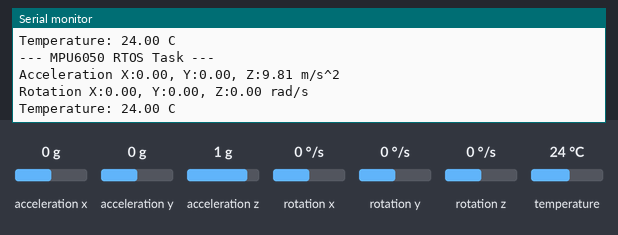
The sketch below on a simulated ESP32-S2. Shown: the last lines printed to the serial monitor. Inputs (shaded band) come from the test bench; at power-on: acceleration x 0 g, acceleration y 0 g, acceleration z 1 g, rotation x 0 °/s, rotation y 0 °/s, rotation z 0 °/s, temperature 24 °C.

Above: at 1.3 s.
1.4 s: acceleration x set to -1.4 g
At 1.9 s:
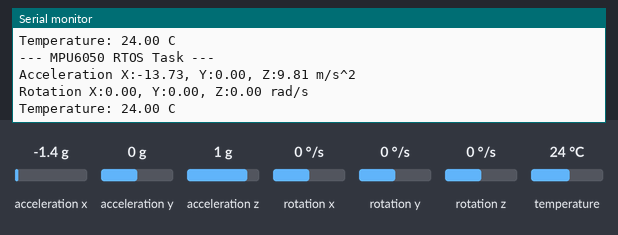
2.9 s: acceleration y set to -1.4 g
At 3.5 s:
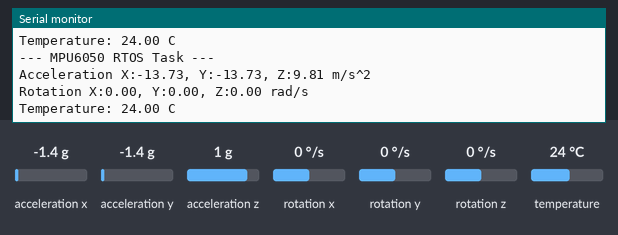
4.4 s: acceleration z set to -1.4 g
At 5.0 s:
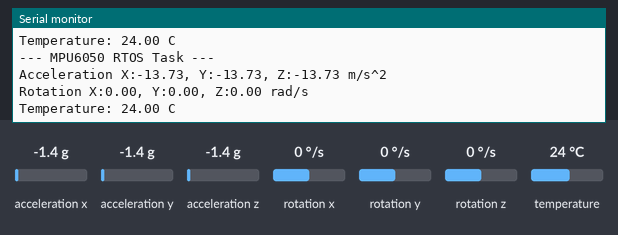
5.9 s: rotation x set to -192 °/s
At 6.5 s:
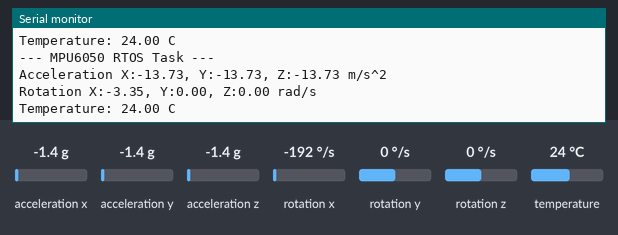
7.4 s: rotation y set to -192 °/s
At 8.0 s:
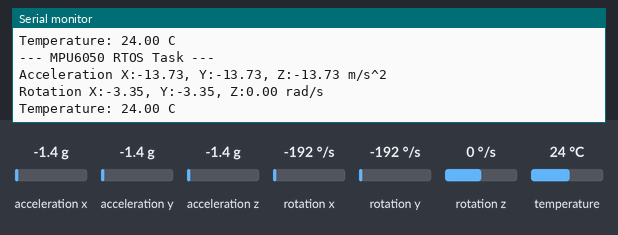

Measured:
- after the input at 1.4 s, the serial monitor: prints a new line after 0.13 s (image 1)
- after the input at 2.9 s, the serial monitor: prints a new line after 0.15 s (image 2)
- after the input at 4.4 s, the serial monitor: prints a new line after 0.17 s (image 3)
- after the input at 5.9 s, the serial monitor: prints a new line after 0.20 s (image 4)
- after the input at 7.4 s, the serial monitor: prints a new line after 0.23 s (image 5)

The sketch:

3_MPU6050_RTOS.ino
```cpp
/*
 * Project: MPU6050 Sensor Demo v1.0 in RTOS Multitasking
 * Hardware: ESP32-SS (Cucumber RS) with BMP280, SHT4x, MPU6050, NeoPixel
 * Remember, please select an "ESP32S2 Dev Module" in Arduino IDE before uploading your code.
 * 2102541 IOT Fundamentals, Electrical Engineering, Chulalongkorn University
 * Rewrite code by Dr.Natthakorn Kasamsumran (NKR) February 3, 2026
 */

#include <Wire.h>
#include <Adafruit_MPU6050.h>
#include <Adafruit_Sensor.h>

// --- Configuration ---
#define SDA_PIN 41
#define SCL_PIN 40

Adafruit_MPU6050 mpu;

// Mutex handles for shared resources
SemaphoreHandle_t I2C_Mutex;
SemaphoreHandle_t Serial_Mutex;

void TaskReadMPU6050(void *pvParameters);

void setup() {
  Serial.begin(115200);
  Wire.begin(SDA_PIN, SCL_PIN);

  // Create Mutexes
  I2C_Mutex = xSemaphoreCreateMutex();
  Serial_Mutex = xSemaphoreCreateMutex();

  // Initialize MPU6050 (Safe to do in setup before tasks start)
  if (!mpu.begin()) {
    Serial.println("Failed to find MPU6050 chip");
    while (1) delay(10);
  }

  mpu.setAccelerometerRange(MPU6050_RANGE_8_G);
  mpu.setGyroRange(MPU6050_RANGE_500_DEG);
  mpu.setFilterBandwidth(MPU6050_BAND_21_HZ);

  Serial.println("Starting RTOS MPU6050 Task...");

  // Create the Task
  xTaskCreate(
    TaskReadMPU6050,    // Function to run
    "ReadMPU",          // Name for debugging
    4096,               // Stack size (bytes) MPU6050 library can be heavy.
    NULL,               // Parameters
    1,                  // Priority (1 is standard)
    NULL                // Task handle
  );
}

void loop() {
  // void loop() is free. (No code)
}

void TaskReadMPU6050(void *pvParameters) {
  sensors_event_t a, g, temp;

  for (;;) {
    // Lock I2C Bus before reading
    if (xSemaphoreTake(I2C_Mutex, portMAX_DELAY) == pdTRUE) {
      mpu.getEvent(&a, &g, &temp);
      xSemaphoreGive(I2C_Mutex); // Release I2C Bus immediately
    }

    // Lock Serial before printing
    if (xSemaphoreTake(Serial_Mutex, portMAX_DELAY) == pdTRUE) {
      Serial.println("--- MPU6050 RTOS Task ---");
      Serial.printf("Acceleration X:%.2f, Y:%.2f, Z:%.2f m/s^2\n", a.acceleration.x, a.acceleration.y, a.acceleration.z);
      Serial.printf("Rotation X:%.2f, Y:%.2f, Z:%.2f rad/s\n", g.gyro.x, g.gyro.y, g.gyro.z);
      Serial.printf("Temperature: %.2f C\n\n", temp.temperature);
      xSemaphoreGive(Serial_Mutex); // Release Serial
    }
    vTaskDelay(500 / portTICK_PERIOD_MS);
  }
}
```
